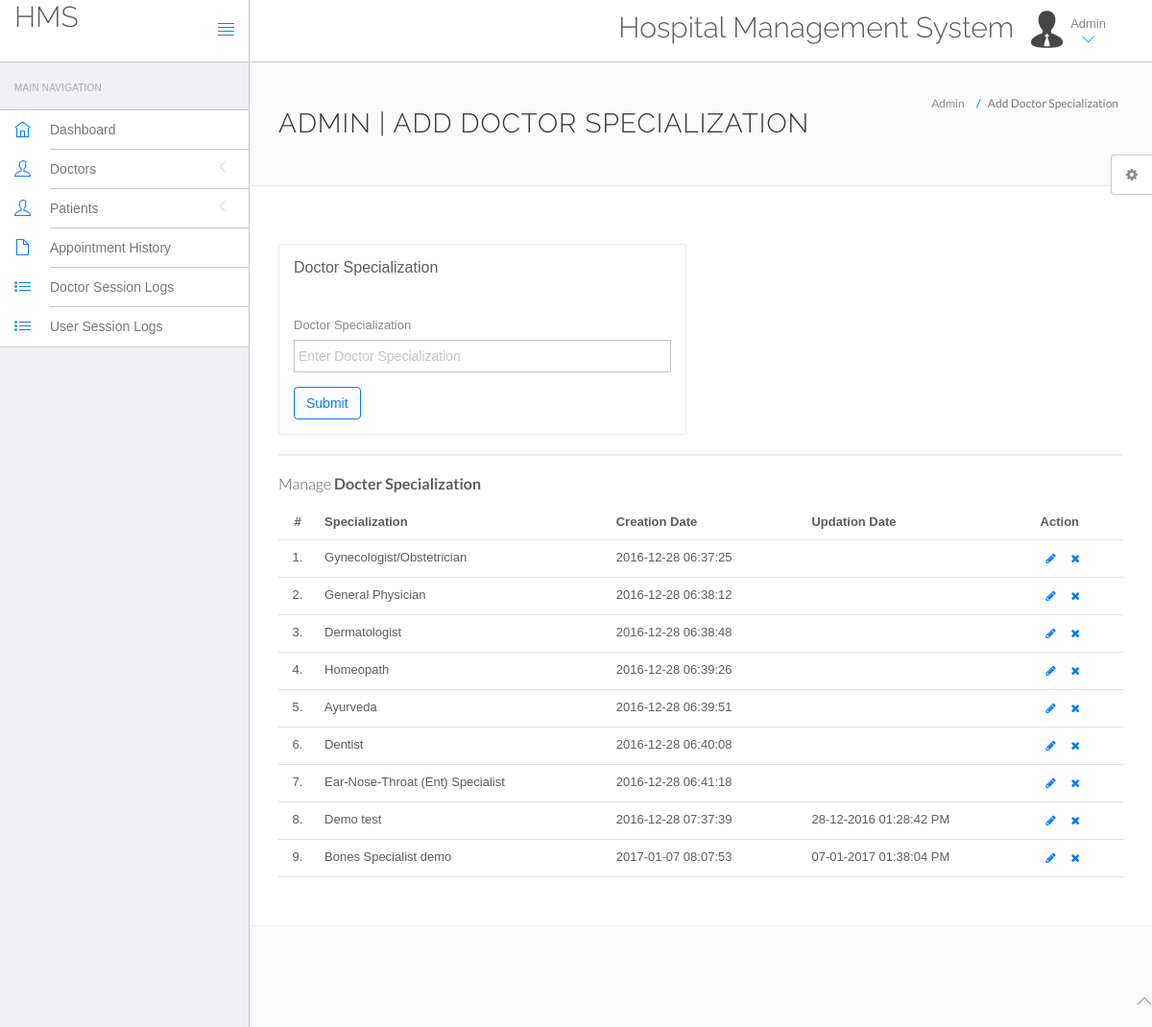
The page /hms/admin/doctor-specilization.php (signed in) on the database its author committed.
### tables this page shows
CREATE TABLE IF NOT EXISTS `doctorspecilization` (
  `id` int(11) NOT NULL,
  `specilization` varchar(255) NOT NULL,
  `creationDate` timestamp NOT NULL DEFAULT CURRENT_TIMESTAMP,
  `updationDate` varchar(255) NOT NULL
);

### hms/admin/doctor-specilization.php (the view, shortened to what this page needs)
<?php
include('include/config.php');
?>
<!DOCTYPE html>
<html lang="en">
	<head>
		<link rel="stylesheet" href="vendor/bootstrap/css/bootstrap.min.css">
		<link rel="stylesheet" href="vendor/fontawesome/css/font-awesome.min.css">
		<link rel="stylesheet" href="vendor/themify-icons/themify-icons.min.css">
		<link href="vendor/animate.css/animate.min.css" rel="stylesheet" media="screen">
		<link href="vendor/perfect-scrollbar/perfect-scrollbar.min.css" rel="stylesheet" media="screen">
		<link href="vendor/switchery/switchery.min.css" rel="stylesheet" media="screen">
		<link href="vendor/bootstrap-touchspin/jquery.bootstrap-touchspin.min.css" rel="stylesheet" media="screen">
		<link href="vendor/select2/select2.min.css" rel="stylesheet" media="screen">
		<link href="vendor/bootstrap-datepicker/bootstrap-datepicker3.standalone.min.css" rel="stylesheet" media="screen">
		<link href="vendor/bootstrap-timepicker/bootstrap-timepicker.min.css" rel="stylesheet" media="screen">
		<link rel="stylesheet" href="assets/css/styles.css">
		<link rel="stylesheet" href="assets/css/plugins.css">
		<link rel="stylesheet" href="assets/css/themes/theme-1.css" id="skin_color" />
	</head>
	<body>
		<div id="app">
<?php include('include/sidebar.php');?>
			<div class="app-content">
						<?php include('include/header.php');?>
				<div class="main-content" >
					<div class="wrap-content container" id="container">
						<section id="page-title">
							<div class="row">
								<div class="col-sm-8">
									<h1 class="mainTitle">Admin | Add Doctor Specialization</h1>
																	</div>
								<ol class="breadcrumb">
									<li>
										<span>Admin</span>
									</li>
									<li class="active">
										<span>Add Doctor Specialization</span>
									</li>
								</ol>
							</div>
						</section>
						<div class="container-fluid container-fullw bg-white">
							<div class="row">
								<div class="col-md-12">
									<div class="row margin-top-30">
										<div class="col-lg-6 col-md-12">
											<div class="panel panel-white">
												<div class="panel-heading">
													<h5 class="panel-title">Doctor Specialization</h5>
												</div>
												<div class="panel-body">
													<form role="form" name="dcotorspcl" method="post" >
														<div class="form-group">
															<label for="exampleInputEmail1">
																Doctor Specialization
															</label>
							<input type="text" name="doctorspecilization" class="form-control"  placeholder="Enter Doctor Specialization">
														</div>
														<button type="submit" name="submit" class="btn btn-o btn-primary">
															Submit
														</button>
													</form>
												</div>
											</div>
										</div>
											</div>
										</div>
									<div class="col-lg-12 col-md-12">
											<div class="panel panel-white">
											</div>
										</div>
									</div>
									<div class="row">
								<div class="col-md-12">
									<h5 class="over-title margin-bottom-15">Manage <span class="text-bold">Docter Specialization</span></h5>
									<table class="table table-hover" id="sample-table-1">
										<thead>
											<tr>
												<th class="center">#</th>
												<th>Specialization</th>
												<th class="hidden-xs">Creation Date</th>
												<th>Updation Date</th>
												<th>Action</th>
											</tr>
										</thead>
										<tbody>
<?php
$sql=mysqli_query($con,"select * from doctorSpecilization");
$cnt=1;
while($row=mysqli_fetch_array($sql))
{
?>
											<tr>
												<td class="center"><?php echo $cnt;?>.</td>
												<td class="hidden-xs"><?php echo $row['specilization'];?></td>
												<td><?php echo $row['creationDate'];?></td>
												<td><?php echo $row['updationDate'];?>
												</td>
												<td >
												<div class="visible-md visible-lg hidden-sm hidden-xs">
							<a href="edit-doctor-specialization.php?id=<?php echo $row['id'];?>" class="btn btn-transparent btn-xs" tooltip-placement="top" tooltip="Edit"><i class="fa fa-pencil"></i></a>
	<a href="doctor-specilization.php?id=<?php echo $row['id']?>&del=delete" onClick="return confirm('Are you sure you want to delete?')"class="btn btn-transparent btn-xs tooltips" tooltip-placement="top" tooltip="Remove"><i class="fa fa-times fa fa-white"></i></a>
												</div>
												</td>
											</tr>
											<?php
$cnt=$cnt+1;
											 }?>
										</tbody>
									</table>
								</div>
							</div>
								</div>
							</div>
						</div>
					</div>
				</div>
	<?php include('include/footer.php');?>
	<?php include('include/setting.php');?>
	</body>
</html>

### hms/admin/include/sidebar.php (shortened to what this page needs)
<div class="sidebar app-aside" id="sidebar">
				<div class="sidebar-container perfect-scrollbar">
<nav>
						<div class="navbar-title">
							<span>Main Navigation</span>
						</div>
						<ul class="main-navigation-menu">
							<li>
								<a href="dashboard.php">
									<div class="item-content">
										<div class="item-media">
											<i class="ti-home"></i>
										</div>
										<div class="item-inner">
											<span class="title"> Dashboard </span>
										</div>
									</div>
								</a>
							</li>
							<li>
								<a href="javascript:void(0)">
									<div class="item-content">
										<div class="item-media">
											<i class="ti-user"></i>
										</div>
										<div class="item-inner">
											<span class="title"> Doctors </span><i class="icon-arrow"></i>
										</div>
									</div>
								</a>
								</li>
				<li>
								<a href="javascript:void(0)">
									<div class="item-content">
										<div class="item-media">
											<i class="ti-user"></i>
										</div>
										<div class="item-inner">
											<span class="title"> Patients </span><i class="icon-arrow"></i>
										</div>
									</div>
								</a>
								</li>
<li>
								<a href="appointment-history.php">
									<div class="item-content">
										<div class="item-media">
											<i class="ti-file"></i>
										</div>
										<div class="item-inner">
											<span class="title"> Appointment History </span>
										</div>
									</div>
								</a>
							</li>
	<li>
								<a href="doctor-logs.php">
									<div class="item-content">
										<div class="item-media">
											<i class="ti-list"></i>
										</div>
										<div class="item-inner">
											<span class="title"> Doctor Session Logs </span>
										</div>
									</div>
								</a>
							</li>
							<li>
								<a href="user-logs.php">
									<div class="item-content">
										<div class="item-media">
											<i class="ti-list"></i>
										</div>
										<div class="item-inner">
											<span class="title"> User Session Logs </span>
										</div>
									</div>
								</a>
							</li>
						</ul>
					</nav>
					</div>
			</div>

### hms/admin/include/header.php (shortened to what this page needs)
<header class="navbar navbar-default navbar-static-top">
					<div class="navbar-header">
						<a class="navbar-brand" href="#">
							<h2 style="padding-top:2% ">HMS</h2>
						</a>
						<a href="#" class="sidebar-toggler pull-right visible-md visible-lg" data-toggle-class="app-sidebar-closed" data-toggle-target="#app">
							<i class="ti-align-justify"></i>
						</a>
					</div>
					<div class="navbar-collapse collapse">
						<ul class="nav navbar-right">
								<li  style="padding-top:2% ">
								<h2>Hospital Management System</h2>
							</li>
							<li class="dropdown current-user">
								<a href class="dropdown-toggle" data-toggle="dropdown">
									<img src="assets/images/avatar-1.jpg" alt="Peter"> <span class="username">
			Admin
									<i class="ti-angle-down"></i></i></span>
								</a>
							</li>
						</ul>
					</div>
				</header>

### hms/admin/include/footer.php
<footer>
				<div class="footer-inner">
					<div class="pull-left">
						&copy; <span class="current-year"></span><span class="text-bold text-uppercase"> HMS</span>. <span>All rights reserved</span>
					</div>
					<div class="pull-right">
						<span class="go-top"><i class="ti-angle-up"></i></span>
					</div>
				</div>
			</footer>

### hms/admin/include/setting.php (shortened to what this page needs)
<div class="settings panel panel-default hidden-xs hidden-sm" id="settings">
				<button ct-toggle="toggle" data-toggle-class="active" data-toggle-target="#settings" class="btn btn-default">
					<i class="fa fa-spin fa-gear"></i>
				</button>
			</div>

### hms/admin/assets/css/plugins.css (style rules this page uses)
.perfect-scrollbar { overflow-y: hidden !important; }

### hms/admin/assets/css/themes/theme-1.css (style rules this page uses)
body { background: #FAFAFA; }
header .navbar-header { background: #ffffff !important; border-right-color: #c8c7cc !important; border-bottom-color: #c8c7cc !important; }
header .navbar-header .sidebar-toggler, header .navbar-header .sidebar-mobile-toggler { color: #007aff !important; }
header .navbar-header .navbar-brand { color: #777 !important; }
header .navbar-collapse { background: #ffffff !important; border-bottom-color: #c8c7cc !important; box-shadow: none !important; }
header .navbar-collapse .navbar-right > li > a { color: #777; }
header .navbar-collapse .navbar-right > li > a i { color: #007aff !important; }
#sidebar { background: #EFEFF4 !important; }
#sidebar:before { border-right-width: "1px" !important; border-right-style: solid; border-right-color: #c8c7cc !important; }
#sidebar nav { border-right-width: "1px" !important; border-right-style: solid; border-right-color: #c8c7cc !important; }
#sidebar nav .navbar-title { color: #aaaaaa; }
#sidebar nav > ul { background: #ffffff !important; border-bottom-color: #c8c7cc !important; border-top-color: #c8c7cc !important; }
#sidebar nav > ul > li > a .item-media > i { color: #007aff !important; }
#sidebar nav > ul > li > a .item-inner { color: #777 !important; border-bottom-color: #c8c7cc; }

### rows shown on the page
doctorspecilization: specilization "Gynecologist/Obstetrician", creationDate "2016-12-28 06:37:25"
doctorspecilization: specilization "General Physician", creationDate "2016-12-28 06:38:12"
doctorspecilization: specilization "Dermatologist", creationDate "2016-12-28 06:38:48"
doctorspecilization: specilization "Homeopath", creationDate "2016-12-28 06:39:26"
doctorspecilization: specilization "Ayurveda", creationDate "2016-12-28 06:39:51"
doctorspecilization: specilization "Dentist", creationDate "2016-12-28 06:40:08"
doctorspecilization: specilization "Ear-Nose-Throat (Ent) Specialist", creationDate "2016-12-28 06:41:18"
doctorspecilization: specilization "Demo test", creationDate "2016-12-28 07:37:39", updationDate "28-12-2016 01:28:42 PM"
doctorspecilization: specilization "Bones Specialist demo", creationDate "2017-01-07 08:07:53", updationDate "07-01-2017 01:38:04 PM"
